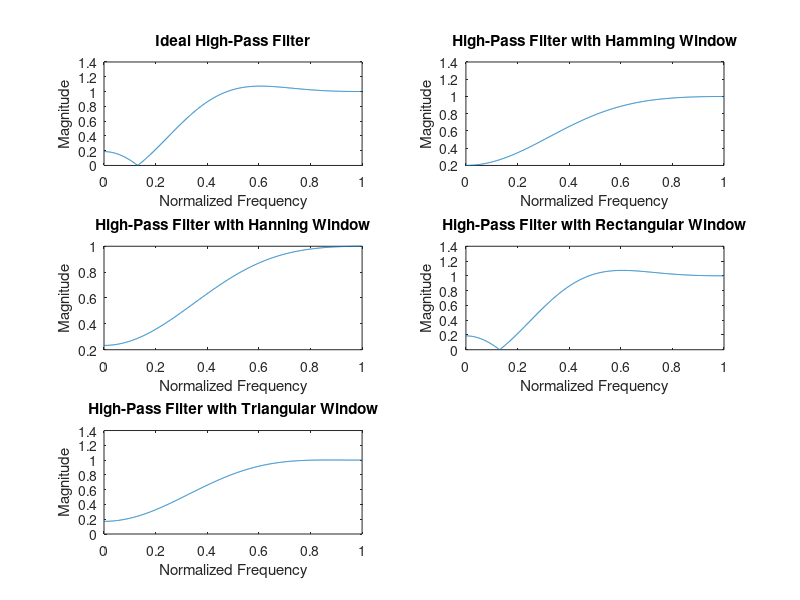

Write the MATLAB code that produced this figure.
N = input('Enter the filter order (N): ');  % Filter order input
fc = 0.3;  % Cutoff frequency (normalized to Nyquist frequency)

f = linspace(0, 1, 1024);  % Frequency range from 0 to 1 (Nyquist)

ideal_hp = fir1(N, fc, 'high', rectwin(N+1));  % Use rectwin for ideal case
[H_ideal, w] = freqz(ideal_hp, 1, f*pi);


hamming_window = hamming(N+1);
hp_hamming = fir1(N, fc, 'high', hamming_window);
[H_hamming, ~] = freqz(hp_hamming, 1, f*pi);


hanning_window = hanning(N+1);
hp_hanning = fir1(N, fc, 'high', hanning_window);
[H_hanning, ~] = freqz(hp_hanning, 1, f*pi);

rect_window = rectwin(N+1);
hp_rect = fir1(N, fc, 'high', rect_window);
[H_rect, ~] = freqz(hp_rect, 1, f*pi);

triangular_window = bartlett(N+1);
hp_triangular = fir1(N, fc, 'high', triangular_window);
[H_triangular, ~] = freqz(hp_triangular, 1, f*pi);

figure;
subplot(3,2,1);
plot(w/pi, abs(H_ideal));
title('Ideal High-Pass Filter');
xlabel('Normalized Frequency');
ylabel('Magnitude');

subplot(3,2,2);
plot(w/pi, abs(H_hamming));
title('High-Pass Filter with Hamming Window');
xlabel('Normalized Frequency');
ylabel('Magnitude');

subplot(3,2,3);
plot(w/pi, abs(H_hanning));
title('High-Pass Filter with Hanning Window');
xlabel('Normalized Frequency');
ylabel('Magnitude');

subplot(3,2,4);
plot(w/pi, abs(H_rect));
title('High-Pass Filter with Rectangular Window');
xlabel('Normalized Frequency');
ylabel('Magnitude');

subplot(3,2,5);
plot(w/pi, abs(H_triangular));
title('High-Pass Filter with Triangular Window');
xlabel('Normalized Frequency');
ylabel('Magnitude');
